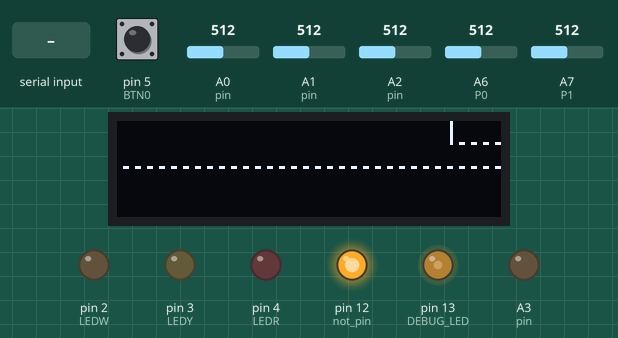
Bench run of a sketch on a simulated Arduino Nano, built with avr-gcc and run on an emulated ATmega328P. On the bench: 128×32 one-colour display, output pins drawn as LEDs (lit = HIGH). The test bench sets the inputs (shaded band); at power-on: A6 (P0) = 512, A1 (pin) = 512, A7 (P1) = 512, pin 5 (BTN0) HIGH, A0 (pin) = 512, A2 (pin) = 512. EEPROM starts erased.

Above: at 1.2 s.
1.3 s: "e;" received over the second serial link
4.3 s: A6 (P0) set to 306
At 5.35 s:
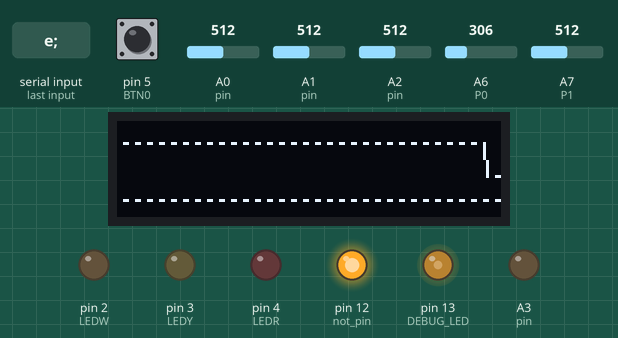
6.0 s: "c;" received over the second serial link
At 6.24 s:
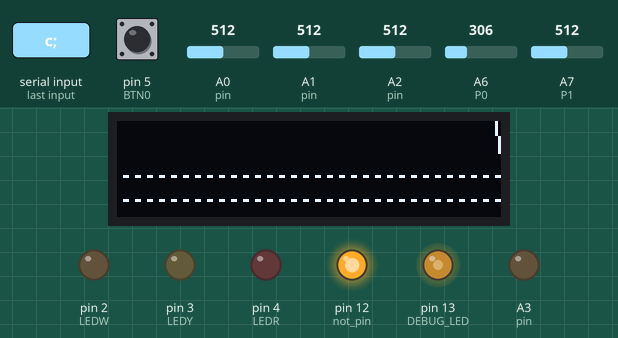
7.5 s: "c90;" received over the second serial link
At 7.73 s:
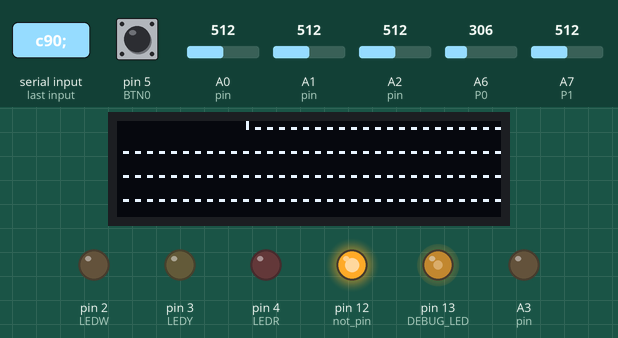
9.0 s: A1 (pin) set to 716
At 9.38 s:
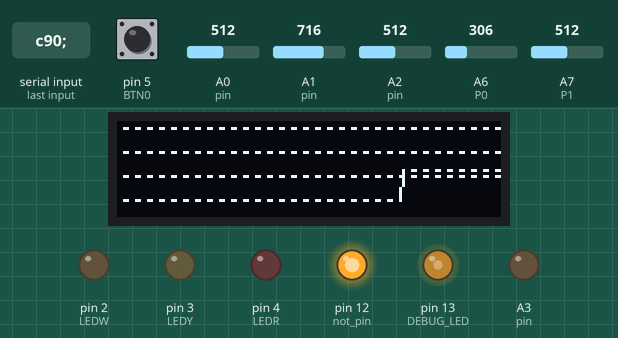
10.7 s: A7 (P1) set to 117
At 10.95 s:
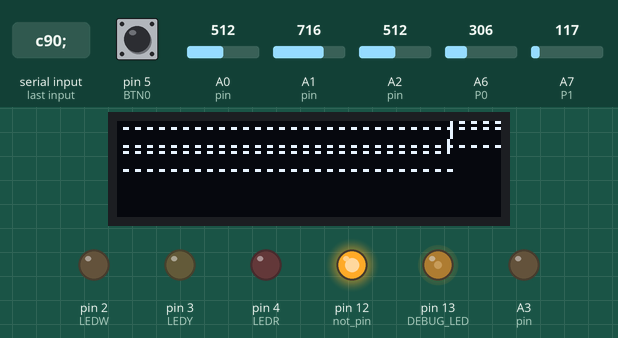
Timing chart, 0 to 13.3 s (numbered marks = the images above; inputs shaded):
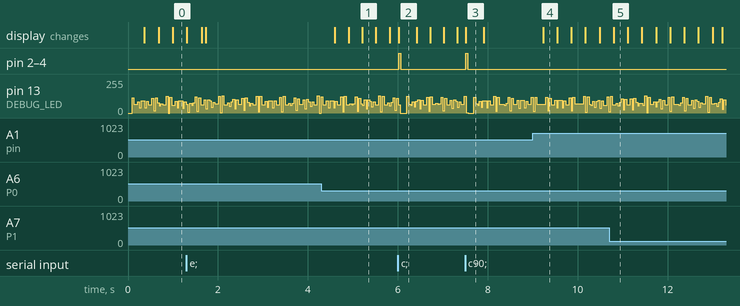

The sketch:

arduino.ino
```cpp
// Состояние Bluetooth
#define BLUETOOTH_ENABLE 1
// Светодиод отладки
#define DEBUG_LED 13
// Кнопка начала измерений
#define BTN0 5
// Индикационные светодиоды
#define LEDW 2
#define LEDY 3
#define LEDR 4
// Аттеньюаторы
#define P0 A6
#define P1 A7

// Время измерения для каждого датчика (выставляется в программе)
#define GSR_TIME 5
#define ECG_TIME 10
#define EEG_TIME 15

#include <EEPROM.h>
#define eeprom_key ((uint8_t) __TIME__ & 127)
/*    Mem map    **
    0) TIMG
    1) E*TG
    2) TIMC
    3) E*TC
    4) TIME
    5) E*TE
**               */

#include <GyverOLED.h>
GyverOLED<SSD1306_128x32, OLED_BUFFER> oled;

#if(BLUETOOTH_ENABLE)
#include <SoftwareSerial.h>
SoftwareSerial serial(8, 7);
#else
#define serial Serial
#endif

#define max(a, b) ((a) > (b) ? (a) : (b))

#define GSR_T (control.enabled0 ? ((uint32_t)control.seconds0 * 1000) : 0)
#define ECG_T (control.enabled1 ? ((uint32_t)control.seconds1 * 1000) : 0)
#define EEG_T (control.enabled2 ? ((uint32_t)control.seconds2 * 1000) : 0)
#define E_T (max(ECG_T, EEG_T))

/* Структура для измерительных модулей.
 * Раньше здесь был буффер, теперь же
 * она почти бесполезна */
struct module
{
    uint8_t pin : 5;
    uint8_t enabled : 1;
    void setup()
    {
        pinMode(pin, INPUT);
        enabled = 0;
    }
    uint16_t read()
    {
        return analogRead(pin);
    }
};

/* Структура, управляющая модулями.
 * Переключает конфликтующие группы модулей:
 * 1: ECG, EEG;
 * 2: GSR.
 * Есть возможность отключить всё.*/
struct
{
    uint16_t seconds0 : 9;
    uint16_t seconds1 : 9;
    uint16_t seconds2 : 9;
    uint8_t pin : 5;
    uint8_t not_pin : 5;
    uint8_t state : 1;
    uint8_t enabled : 1;
    uint8_t enabled0 : 1;
    uint8_t enabled1 : 1;
    uint8_t enabled2 : 1;
    void updpins()
    {
        enabled = 1;
        digitalWrite(pin, state);
        digitalWrite(not_pin, !state);
    }
    void setup()
    {
        pinMode(pin, OUTPUT);
        pinMode(not_pin, OUTPUT);
        updpins();
    }
    void set(uint8_t s)
    {
        state = s;
        updpins();
    }
    void toggle()
    {
        if(enabled)
        {
            state = !state;
            updpins();
        }
    }
    void disable()
    {
        enabled = 0;
        digitalWrite(pin, LOW);
        digitalWrite(not_pin, HIGH);
    }
} control;

/* Коды модулей */
enum
{
    KEY_GSR = 'G',
    KEY_ECG = 'C',
    KEY_EEG = 'E',
};
const char SERKEYS[3] = {KEY_GSR, KEY_ECG, KEY_EEG};

module GSR;
module ECG;
module EEG;

uint8_t intr_counter;

/* Вывод на экран */
void plotter(uint16_t y)
{
    static uint16_t y0 = 0;
    uint8_t i, mapped;

    // Переворот
    y = 1023 - y;

    // Сдвиг
    for(i = 0; i < 127; i++)
    {
        memcpy(
            &oled._oled_buffer[i * 4],
            &oled._oled_buffer[(i + 1) * 4],
            sizeof(uint8_t) * 4
        );
    }
    // Очистка
    memset(&oled._oled_buffer[127 * 4], 0, sizeof(uint8_t) * 4);
    y = 16.0 * y / analogRead(P0); // верхний потенциометр - аттенюатор
    mapped = (analogRead(P1) - 512) / 8; // нижний потенциометр - смещение
    // Линия
    oled.line(
        126, y0 + mapped,
        127, y + mapped
    );
    y0 = y;
    oled.update();
}

/* Проверка байта на валидность */
uint8_t eeprom_byte_check(uint8_t b, uint8_t useful_bits)
{
    uint8_t m, i;
    m = 0b01111111 & (0b11111111 << useful_bits);
    if((eeprom_key & m) != (b & m))
        return EXIT_FAILURE;
    m = 0;
    for(i = 0; i < 7; i++)
        m ^= bitRead(b, i);
    if(m != bitRead(b, 7))
        return EXIT_FAILURE;
    return EXIT_SUCCESS;
}

/* Формирование валидного байта */
uint8_t eeprom_byte_form(uint8_t b, uint8_t useful_bits)
{
    uint8_t r, m, i;
    m = 0b11111111 << useful_bits;
    r = (eeprom_key & m) + (b & (m ^ 0b11111111));
    m = 0;
    for(i = 0; i < 7; i++)
        m ^= bitRead(r, i);
    bitWrite(r, 7, m);
    return r;
}

/* Формовка и запись байта */
uint8_t eeprom_byte_write(uint8_t i)
{
    uint8_t eepromData;
    uint16_t default_time;
    if(i < 6)
    {
        switch(i / 2)
        {
            case 0: default_time = GSR_TIME; break;
            case 1: default_time = ECG_TIME; break;
            case 2: default_time = EEG_TIME; break;
        }
        if(i % 2 == 0)
        {
            eepromData = eeprom_byte_form(default_time & 0b11111, 5);
        }
        else
        {
            eepromData = eeprom_byte_form(((default_time >> 5) & 0b1111) + (1 << 4), 5);
        }
    }
    EEPROM.write(i, eepromData);
    return eepromData;
}

extern volatile unsigned long timer0_millis;

void setup()
{
    uint8_t eepromData, i;

    // Базовые I/O
    pinMode(BTN0, INPUT_PULLUP);
    pinMode(LEDR, OUTPUT);
    pinMode(LEDY, OUTPUT);
    pinMode(LEDW, OUTPUT);
    pinMode(13, OUTPUT);
    // Модуль контроля
    control.pin = A3;
    control.not_pin = 12;
    control.setup();
    control.disable();
    control.seconds0 = control.seconds1 = 0;
    // Датчики
    GSR.pin = A2;
    GSR.setup();
    ECG.pin = A1;
    ECG.setup();
    EEG.pin = A0;
    EEG.setup();
    // Чтение и коррекция EEPROM
    for(i = 0; i < 6; i++)
    {
        eepromData = EEPROM.read(i);
        if(eeprom_byte_check(eepromData, 5))
        {
            eeprom_byte_write(i);
        }
        // Распаковка
        switch(i)
        {
            case 0: {
                control.seconds0 &= 0b111100000;
                control.seconds0 |= eepromData & 0b11111;
            } break;
            case 2: {
                control.seconds1 &= 0b111100000;
                control.seconds1 |= eepromData & 0b11111;
            } break;
            case 4: {
                control.seconds2 &= 0b111100000;
                control.seconds2 |= eepromData & 0b11111;
            } break;
            case 1: {
                control.seconds0 &= 0b000011111;
                control.seconds0 |= (eepromData & 0b1111) << 5;
                control.enabled0 = (eepromData & 0b10000) >> 4;
            } break;
            case 3: {
                control.seconds1 &= 0b000011111;
                control.seconds1 |= (eepromData & 0b1111) << 5;
                control.enabled1 = (eepromData & 0b10000) >> 4;
            } break;
            case 5: {
                control.seconds2 &= 0b000011111;
                control.seconds2 |= (eepromData & 0b1111) << 5;
                control.enabled2 = (eepromData & 0b10000) >> 4;
            } break;
        }
    }
    // Дисплей
    oled.init();
    Wire.setClock(800000L);
    oled.clear();
    // Отправка данных
    serial.begin(38400);
    // Инициализация глобального таймера
    noInterrupts();
    timer0_millis = GSR_T + E_T + 5000;
    interrupts();
}

void loop()
{
    char S[30], *s[5];
    static uint32_t timer0 = 0, timer1 = 0, timer2 = 0, timer3 = 0, timer4 = 0;
    static uint16_t gsr = 0, ecg = 0, eeg = 0;
    uint16_t t0, t1, t2;
    const uint16_t *val[3] = {&gsr, &ecg, &eeg};
    uint8_t i, btn, e, e0, e1, e2;
    static uint8_t prevBtn = 0, spam_f = 0;

    // Нагрузка
    // if(millis() - timer0 > 100)
    // {
    //     timer0 = millis();
    //     delay(50);
    // } delay(5);

    // Обновление экрана 10 FPS
    if(millis() - timer0 > 100)
    {
        timer0 = millis();
        oled.update();
    }

    // Переключение групп
    if(millis() - timer1 > (control.state ? GSR_T : E_T))
    {
        timer1 = millis();
        control.toggle();
    }

    // Включение/выключение
    control.enabled = !(millis() - timer2 > (GSR_T + E_T));
    if(!control.enabled)
    {
        if(GSR.enabled || ECG.enabled || EEG.enabled)
            spam_f = 10;
        GSR.enabled =
        ECG.enabled =
        EEG.enabled = 0;
        control.state = 0;
        control.disable();
    }
    else
    {
        GSR.enabled = millis() - timer2 > E_T;
        ECG.enabled = millis() - timer2 < ECG_T;
        EEG.enabled = millis() - timer2 < EEG_T;
    }
    digitalWrite(LEDW, GSR.enabled);
    digitalWrite(LEDR, ECG.enabled);
    digitalWrite(LEDY, EEG.enabled);

    // Отправляем код готовности по нажатию кнопки
    btn = digitalRead(BTN0);
    if(btn && !prevBtn && !control.enabled)
        serial.print('s');
    prevBtn = btn;

    // Спамим код завершения
    if(spam_f)
    {
        spam_f -= 1;
        serial.print('f');
    }

    if(serial.available())
    {
        char a = serial.read();
        if(a == 'c')
        {
            // Мигнуть светодиодами, показав что подключились
            digitalWrite(LEDR, HIGH);
            digitalWrite(LEDW, HIGH);
            digitalWrite(LEDY, HIGH);
            delay(50);
            digitalWrite(LEDR, LOW);
            digitalWrite(LEDW, LOW);
            digitalWrite(LEDY, LOW);
            delay(50);
        }
        // Формат: e15,10,5,(0b111);
        else if(a == 'e')
        {
            memset(S, 0, sizeof(char) * 30);
            serial.readBytesUntil(';', S, 30);
            sscanf(S, "%d,%d,%d,%d", &t0, &t1, &t2, &e);
            e0 = bitRead(e, 0);
            e1 = bitRead(e, 1);
            e2 = bitRead(e, 2);
            serial.print('D');
            serial.print(control.enabled0);
            serial.print(control.enabled1);
            serial.print(control.enabled2);
            serial.print(',');
            if(t2 != control.seconds0)
            {
                eeprom_byte_write(0);
                eeprom_byte_write(1);
                control.enabled0 = e0;
                control.seconds0 = t2;
            }
            else if(e0 != control.enabled0)
            {
                eeprom_byte_write(1);
                control.enabled0 = e0;
            }
            if(t0 != control.seconds1)
            {
                eeprom_byte_write(2);
                eeprom_byte_write(3);
                control.enabled1 = e1;
                control.seconds1 = t0;
            }
            else if(e1 != control.enabled1)
            {
                eeprom_byte_write(3);
                control.enabled1 = e1;
            }
            if(t1 != control.seconds2)
            {
                eeprom_byte_write(4);
                eeprom_byte_write(5);
                control.enabled2 = e2;
                control.seconds2 = t1;
            }
            else if(e2 != control.enabled2)
            {
                eeprom_byte_write(5);
                control.enabled2 = e2;
            }
            serial.print(control.enabled0);
            serial.print(control.enabled1);
            serial.print(control.enabled2);
            serial.print(';');
            timer1 = timer2 = millis();
        }
    }

    // Считывание
    digitalWrite(DEBUG_LED, HIGH);
    gsr = GSR.read();
    ecg = ECG.read();
    eeg = EEG.read();
    digitalWrite(DEBUG_LED, LOW);

    // Отправка значений в Serial
    if(millis() - timer3 > 3)
    {
        uint8_t mod[3] = {GSR.enabled, ECG.enabled, EEG.enabled};
        timer3 = millis();
        for(i = 0; i < 3; i++)
            if(mod[i] != 0)
            {
                serial.print(SERKEYS[i]);
                serial.print(*val[i]);
                serial.print(';');
            }
    }

    // Вывод значений на экран
    if((millis() - timer4 > 25) && !control.state)
    {
        timer4 = millis();
        plotter(ecg);
    }
}
```

Measured:
- after the input at 4.3 s, the display: first changes after 0.29 s (image 1 shows a later state)
- after the input at 6.0 s, pin 2 (LEDW), pin 3 (LEDY), pin 4 (LEDR): LOW → HIGH at once, → LOW 0.05 s later
- after the input at 7.5 s, pin 2 (LEDW), pin 3 (LEDY), pin 4 (LEDR): LOW → HIGH at once, → LOW 0.05 s later
- after the input at 9.0 s, the display: changes after 0.23 s (image 4)
- what the display in image 2 shows lasts 0.4 s, from 6.0 s to 6.4 s
